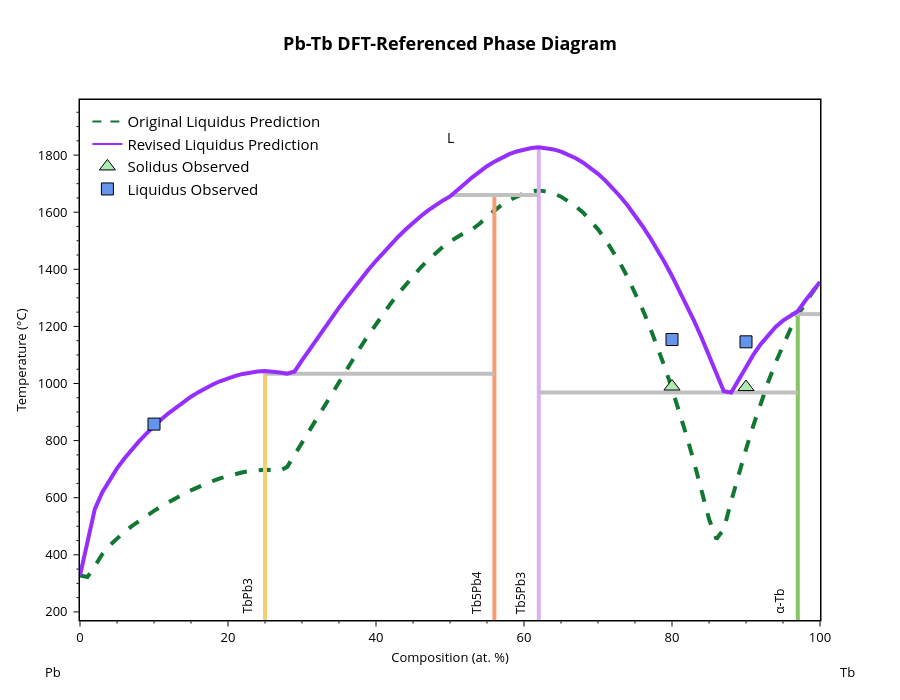
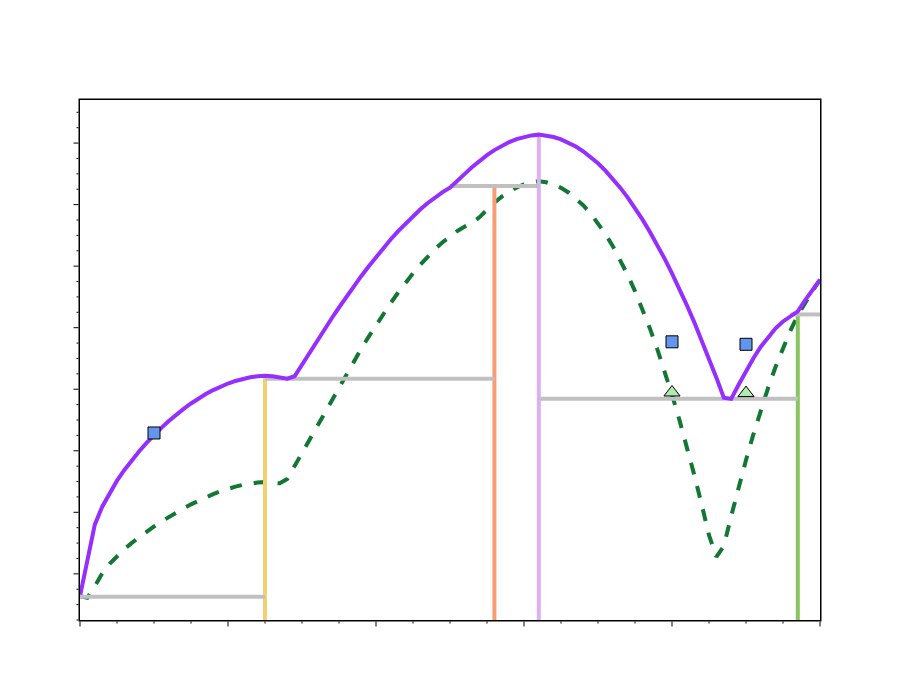

The notebook cell these images were saved under, in order:
### Markdown cell above
Now, let's compare the updated phase diagram to our inital guess from the machine-learned parameters

### Code cell
manual_adjusted_params = [-111366.5242774636, -32.790766848153876, 26270.88383874484, 0.0]
bl.update_params(manual_adjusted_params)
# bl.update_params(adj_params) # update the parameters and generate the DFT-referenced phase diagram
bl.digitized_liq = predicted_liquidus_line # set the original predicted line as the liquidus reference for plotting
fig = blp.get_plot('pred+liq') # generate the plot as a figure object so it can be modified
add_experimental_traces(fig) # add the experimental data to the plot

# Manually edit trace colors and names and update layout. This may need to be altered if the trace order changes
fig.data[0].line.color = '#117733' # reference liquidus - plotted line 
fig.data[9].line.color = '#962EFF' # adjusted liquidus - plotted line
fig.data[10].line.color = '#117733' # reference liquidus - legend
fig.data[10].name = 'Original Liquidus Prediction'
fig.data[11].line.color = '#962EFF' # adjusted liquidus - legend
fig.data[11].name = 'Revised Liquidus Prediction'
fig.update_layout(width=900, height=700)
fig.show()

# Create another version without labels for manual labeling in powerpoint
fig_dict = fig.to_dict()
fig_dict['layout'].pop('title', None)
fig_dict['layout']['xaxis'].pop('title', None)
fig_dict['layout']['yaxis'].pop('title', None)
fig_dict['layout'].pop('annotations', None)
fig_no_labels = go.Figure(fig_dict)
fig_no_labels.layout.showlegend = False
fig_no_labels.layout.xaxis.showticklabels = False
fig_no_labels.layout.yaxis.showticklabels = False
fig_no_labels.update_layout(yaxis_range=[250, 1940])
fig_no_labels.add_trace(go.Scatter(
    x=[bl.phases[0]['comp']*100, bl.phases[1]['comp']*100],
    y=[bl.component_data[bl.components[0]][1]-275, bl.component_data[bl.components[0]][1]-275],
    mode='lines',
    line=dict(color='silver', width=4),
    showlegend=False))
fig_no_labels.show()

# Save the figure without labels
figures_dir = cfg.project_root / "figures"
if os.path.isdir(figures_dir):
    fig_no_labels.write_image(figures_dir / "Pb-Tb_phase_diagram_cleaned.svg")
    print(f"Figure saved to {figures_dir}")

### Figure 1 — Plotly figure (JSON) as saved in the notebook; plotly's stock layout.template omitted (floating-point values rounded to 4 significant figures)
{"data": [{"line": {"color": "#117733", "dash": "dash", "width": 4}, "mode": "lines", "showlegend": false, "type": "scatter", "x": [0, 1, 2, 3, 4, 5, 6, 7.0, 8, 9, 10, 11, 12, 13, 14.0, 15, 16, 17, 18, 19, 20, 21, 22, 23, 24, 25, 26, 27, 28.0, 29.0, 30, 31, 32, 33, 34, 35, 36, 37, 38, 39, 40, 41, 42, 43, 44, 45, 46, 47, 48, 49, 50, 51, 52, 53, 54, 55.0, 56.0, 57.0, 58.0, 59, 60, 61, 62, 63, 64, 65, 66, 67, 68, 69, 70, 71, 72, 73, 74, 75, 76, 77, 78, 79, 80, 81, 82, 83, 84, 85, 86, 87, 88, 89, 90, 91, 92, 93, 94, 95, 96, 97, 98, 99, 100], "y": [327.6, 322.2, 359.8, 401.7, 432.6, 458.1, 480.5, 500.7, 519.5, 537.2, 553.9, 569.8, 584.9, 599.3, 613.0, 625.9, 637.9, 649.0, 659.2, 668.4, 676.5, 683.5, 689.2, 693.6, 696.6, 698.1, 696.5, 694.3, 708.0, 750.8, 793.9, 837.1, 880.2, 923.3, 966.0, 1008.0, 1050.0, 1091.0, 1131.0, 1170.0, 1208.0, 1245.0, 1281.0, 1314.0, 1346.0, 1377.0, 1405.0, 1432.0, 1456.0, 1478.0, 1497.0, 1514.0, 1529.0, 1541.0, 1560.0, 1585.0, 1607.0, 1626.0, 1642.0, 1656.0, 1666.0, 1673.0, 1676.0, 1673.0, 1665.0, 1654.0, 1640.0, 1621.0, 1598.0, 1571.0, 1540.0, 1505.0, 1465.0, 1421.0, 1372.0, 1319.0, 1261.0, 1198.0, 1131.0, 1059.0, 982.2, 900.4, 813.9, 722.5, 626.3, 525.5, 455.4, 490.0, 587.8, 681.1, 769.8, 853.5, 932.1, 1005.0, 1073.0, 1135.0, 1191.0, 1240.0, 1283.0, 1320.0, 1356.0]}, {"hovertemplate": "label=TbPb3<br>x=%{x}<br>t=%{y}<extra></extra>", "legendgroup": "TbPb3", "line": {"color": "rgb(246, 207, 113)", "dash": "solid", "width": 4}, "marker": {"symbol": "circle"}, "mode": "lines", "name": "TbPb3", "orientation": "v", "showlegend": false, "type": "scatter", "x": [25, 25, 25, 25, 25, 25, 25, 25, 25, 25, 25, 25, 25, 25, 25, 25, 25, 25, 25, 25, 25, 25, 25, 25, 25, 25, 25, 25, 25, 25, 25], "xaxis": "x", "y": [327.5, 1034.0, 1019.0, 1039.0, 1044.0, 447.6, 1009.0, 1034.0, 1027.0, 1044.0, 1042.0, 618.4, 559.9, 737.5, 664.0, 702.9, 1039.0, 1042.0, 798.3, 769.2, 969.7, 936.1, 953.7, 825.5, 997.3, 984.3, 874.5, 850.8, 917.1, 896.5, -273.1], "yaxis": "y"}, {"hovertemplate": "label=Tb5Pb4<br>x=%{x}<br>t=%{y}<extra></extra>", "legendgroup": "Tb5Pb4", "line": {"color": "rgb(248, 156, 116)", "dash": "solid", "width": 4}, "marker": {"symbol": "circle"}, "mode": "lines", "name": "Tb5Pb4", "orientation": "v", "showlegend": false, "type": "scatter", "x": [56.0, 56.0, 56.0, 56.0, 56.0, 56.0, 56.0, 56.0, 56.0, 56.0, 56.0, 56.0, 56.0, 56.0, 56.0, 56.0, 56.0, 56.0, 56.0, 56.0, 56.0, 56.0, 56.0, 56.0, 56.0], "xaxis": "x", "y": [1034.0, 1194.0, 1585.0, 1605.0, 1641.0, 1624.0, 1399.0, 1266.0, 1230.0, 1156.0, 1119.0, 1459.0, 1430.0, 1300.0, 1661.0, 1655.0, 1487.0, 1514.0, 1563.0, 1539.0, 1367.0, 1334.0, 1042.0, 1081.0, -273.1], "yaxis": "y"}, {"hovertemplate": "label=Tb5Pb3<br>x=%{x}<br>t=%{y}<extra></extra>", "legendgroup": "Tb5Pb3", "line": {"color": "rgb(220, 176, 242)", "dash": "solid", "width": 4}, "marker": {"symbol": "circle"}, "mode": "lines", "name": "Tb5Pb3", "orientation": "v", "showlegend": false, "type": "scatter", "x": [62, 62, 62, 62, 62, 62, 62, 62, 62, 62, 62, 62, 62, 62, 62, 62, 62, 62, 62, 62, 62, 62, 62, 62, 62, 62, 62, 62, 62, 62, 62, 62, 62, 62, 62, 62, 62, 62, 62, 62, 62], "xaxis": "x", "y": [1820.0, 1623.0, 1803.0, 1813.0, 1743.0, 1761.0, 1791.0, 1777.0, 1684.0, 1655.0, 1773.0, 1755.0, 1711.0, 1734.0, 1825.0, 1827.0, 1825.0, 1827.0, 1789.0, 1802.0, 1820.0, 1812.0, 1424.0, 1470.0, 968.7, 1274.0, 1038.0, 972.8, 1377.0, 1326.0, 1100.0, 1512.0, 1676.0, 1661.0, 1722.0, 1700.0, 1589.0, 1552.0, 1218.0, 1160.0, -273.1], "yaxis": "y"}, {"hovertemplate": "label=α-Tb<br>x=%{x}<br>t=%{y}<extra></extra>", "legendgroup": "α-Tb", "line": {"color": "rgb(135, 197, 95)", "dash": "solid", "width": 4}, "marker": {"symbol": "circle"}, "mode": "lines", "name": "α-Tb", "orientation": "v", "showlegend": false, "type": "scatter", "x": [97, 97, 97, 97, 97, 97, 97, 97, 97, 97, 97], "xaxis": "x", "y": [1243.0, 1198.0, 1220.0, 1236.0, 1138.0, 1171.0, 1101.0, 1060.0, 968.7, 1015.0, -273.1], "yaxis": "y"}, {"hovertemplate": "x=%{x}<br>y=%{y}<extra></extra>", "legendgroup": "", "line": {"color": "Silver", "dash": "solid", "width": 4}, "marker": {"symbol": "circle"}, "mode": "lines", "name": "", "orientation": "v", "showlegend": false, "type": "scatter", "x": [25, 28.0, 56.0], "xaxis": "x", "y": [1034.0, 1034.0, 1034.0], "yaxis": "y"}, {"hovertemplate": "x=%{x}<br>y=%{y}<extra></extra>", "legendgroup": "", "line": {"color": "Silver", "dash": "solid", "width": 4}, "marker": {"symbol": "circle"}, "mode": "lines", "name": "", "orientation": "v", "showlegend": false, "type": "scatter", "x": [62, 88, 97], "xaxis": "x", "y": [968.7, 968.7, 968.7], "yaxis": "y"}, {"hovertemplate": "x=%{x}<br>y=%{y}<extra></extra>", "legendgroup": "", "line": {"color": "Silver", "dash": "solid", "width": 4}, "marker": {"symbol": "circle"}, "mode": "lines", "name": "", "orientation": "v", "showlegend": false, "type": "scatter", "x": [96, 97, 100], "xaxis": "x", "y": [1243.0, 1243.0, 1243.0], "yaxis": "y"}, {"hovertemplate": "x=%{x}<br>y=%{y}<extra></extra>", "legendgroup": "", "line": {"color": "Silver", "dash": "solid", "width": 4}, "marker": {"symbol": "circle"}, "mode": "lines", "name": "", "orientation": "v", "showlegend": false, "type": "scatter", "x": [50, 56.0, 62], "xaxis": "x", "y": [1661.0, 1661.0, 1661.0], "yaxis": "y"}, {"hovertemplate": "label=L<br>x=%{x}<br>t=%{y}<extra></extra>", "legendgroup": "L", "line": {"color": "#962EFF", "dash": "solid", "width": 4}, "marker": {"symbol": "circle"}, "mode": "lines", "name": "L", "orientation": "v", "showlegend": false, "type": "scatter", "x": [0, 1, 2, 3, 4, 5, 6, 7.0, 8, 9, 10, 11, 12, 13, 14.0, 15, 16, 17, 18, 19, 20, 21, 22, 23, 24, 25, 26, 27, 28.0, 29.0, 30, 31, 32, 33, 34, 35, 36, 37, 38, 39, 40, 41, 42, 43, 44, 45, 46, 47, 48, 49, 50, 51, 52, 53, 54, 55.0, 56.0, 57.0, 58.0, 59, 60, 61, 62, 63, 64, 65, 66, 67, 68, 69, 70, 71, 72, 73, 74, 75, 76, 77, 78, 79, 80, 81, 82, 83, 84, 85, 86, 87, 88, 89, 90, 91, 92, 93, 94, 95, 96, 97, 98, 99, 100], "xaxis": "x", "y": [327.5, 447.6, 559.9, 618.4, 664.0, 702.9, 737.5, 769.2, 798.3, 825.5, 850.8, 874.5, 896.5, 917.1, 936.1, 953.7, 969.7, 984.3, 997.3, 1009.0, 1019.0, 1027.0, 1034.0, 1039.0, 1042.0, 1044.0, 1042.0, 1039.0, 1034.0, 1042.0, 1081.0, 1119.0, 1156.0, 1194.0, 1230.0, 1266.0, 1300.0, 1334.0, 1367.0, 1399.0, 1430.0, 1459.0, 1487.0, 1514.0, 1539.0, 1563.0, 1585.0, 1605.0, 1624.0, 1641.0, 1655.0, 1676.0, 1700.0, 1722.0, 1743.0, 1761.0, 1777.0, 1791.0, 1803.0, 1813.0, 1820.0, 1825.0, 1827.0, 1825.0, 1820.0, 1812.0, 1802.0, 1789.0, 1773.0, 1755.0, 1734.0, 1711.0, 1684.0, 1655.0, 1623.0, 1589.0, 1552.0, 1512.0, 1470.0, 1424.0, 1377.0, 1326.0, 1274.0, 1218.0, 1160.0, 1100.0, 1038.0, 972.8, 968.7, 1015.0, 1060.0, 1101.0, 1138.0, 1171.0, 1198.0, 1220.0, 1236.0, 1253.0, 1290.0, 1322.0, 1356.0], "yaxis": "y"}, {"line": {"color": "#117733", "dash": "dash"}, "mode": "lines", "name": "Original Liquidus Prediction", "showlegend": true, "type": "scatter", "x": [null], "y": [null]}, {"line": {"color": "#962EFF"}, "marker": {"color": "#117733"}, "mode": "lines", "name": "Revised Liquidus Prediction", "showlegend": true, "type": "scatter", "x": [null], "y": [null]}, {"marker": {"color": "#ADEBB3", "line": {"color": "black", "width": 1}, "size": 14, "symbol": "triangle-up"}, "mode": "markers", "name": "Solidus Observed", "type": "scatter", "x": [80, 90], "y": [989.4, 987.5]}, {"marker": {"color": "cornflowerblue", "line": {"color": "black", "width": 1}, "size": 12, "symbol": "square"}, "mode": "markers", "name": "Liquidus Observed", "type": "scatter", "x": [10, 80, 90], "y": [857.8, 1154.0, 1146]}], "layout": {"annotations": [{"borderpad": 5, "font": {"color": "black", "size": 12}, "showarrow": false, "text": "TbPb3", "textangle": -90, "x": 22.5, "y": 171.6, "yanchor": "bottom"}, {"borderpad": 5, "font": {"color": "black", "size": 12}, "showarrow": false, "text": "Tb5Pb4", "textangle": -90, "x": 53.5, "y": 171.6, "yanchor": "bottom"}, {"borderpad": 5, "font": {"color": "black", "size": 12}, "showarrow": false, "text": "Tb5Pb3", "textangle": -90, "x": 59.5, "y": 171.6, "yanchor": "bottom"}, {"borderpad": 5, "font": {"color": "black", "size": 12}, "showarrow": false, "text": "α-Tb", "textangle": -90, "x": 94.5, "y": 171.6, "yanchor": "bottom"}, {"font": {"color": "black", "size": 14}, "showarrow": false, "text": "L", "x": 50, "y": 1861.0}, {"font": {"color": "black", "size": 13}, "showarrow": false, "text": "Pb", "x": -0.05, "xanchor": "left", "xref": "paper", "y": -0.1, "yanchor": "middle", "yref": "paper"}, {"font": {"color": "black", "size": 13}, "showarrow": false, "text": "Tb", "x": 1.05, "xanchor": "right", "xref": "paper", "y": -0.1, "yanchor": "middle", "yref": "paper"}], "font": {"color": "black", "size": 13}, "height": 700, "legend": {"font": {"size": 15}, "x": 0.01, "xanchor": "left", "y": 0.99, "yanchor": "top"}, "plot_bgcolor": "white", "showlegend": true, "title": {"font": {"color": "black", "size": 18}, "text": "<b>Pb-Tb DFT-Referenced Phase Diagram</b>", "x": 0.5, "xanchor": "center"}, "width": 900, "xaxis": {"linecolor": "black", "linewidth": 1.5, "minor": {"nticks": 5, "tickcolor": "black", "ticklen": 2, "ticks": "outside", "tickwidth": 1}, "mirror": true, "range": [0, 100], "showline": true, "tickcolor": "black", "tickformat": ".0f", "ticklen": 5, "ticks": "outside", "tickwidth": 1, "title": {"font": {"size": 13}, "standoff": 8, "text": "Composition (at. %)"}}, "yaxis": {"linecolor": "black", "linewidth": 1.5, "minor": {"nticks": 5, "tickcolor": "black", "ticklen": 2, "ticks": "outside", "tickwidth": 1}, "mirror": true, "range": [171.6, 1993.0], "showline": true, "tickcolor": "black", "ticklen": 5, "ticks": "outside", "ticksuffix": " ", "tickwidth": 1, "title": {"font": {"size": 13}, "standoff": 8, "text": "Temperature (°C)"}}}}

### Figure 2 — Plotly figure (JSON) as saved in the notebook; plotly's stock layout.template omitted (floating-point values rounded to 4 significant figures)
{"data": [{"line": {"color": "#117733", "dash": "dash", "width": 4}, "mode": "lines", "showlegend": false, "type": "scatter", "x": [0, 1, 2, 3, 4, 5, 6, 7.0, 8, 9, 10, 11, 12, 13, 14.0, 15, 16, 17, 18, 19, 20, 21, 22, 23, 24, 25, 26, 27, 28.0, 29.0, 30, 31, 32, 33, 34, 35, 36, 37, 38, 39, 40, 41, 42, 43, 44, 45, 46, 47, 48, 49, 50, 51, 52, 53, 54, 55.0, 56.0, 57.0, 58.0, 59, 60, 61, 62, 63, 64, 65, 66, 67, 68, 69, 70, 71, 72, 73, 74, 75, 76, 77, 78, 79, 80, 81, 82, 83, 84, 85, 86, 87, 88, 89, 90, 91, 92, 93, 94, 95, 96, 97, 98, 99, 100], "y": [327.6, 322.2, 359.8, 401.7, 432.6, 458.1, 480.5, 500.7, 519.5, 537.2, 553.9, 569.8, 584.9, 599.3, 613.0, 625.9, 637.9, 649.0, 659.2, 668.4, 676.5, 683.5, 689.2, 693.6, 696.6, 698.1, 696.5, 694.3, 708.0, 750.8, 793.9, 837.1, 880.2, 923.3, 966.0, 1008.0, 1050.0, 1091.0, 1131.0, 1170.0, 1208.0, 1245.0, 1281.0, 1314.0, 1346.0, 1377.0, 1405.0, 1432.0, 1456.0, 1478.0, 1497.0, 1514.0, 1529.0, 1541.0, 1560.0, 1585.0, 1607.0, 1626.0, 1642.0, 1656.0, 1666.0, 1673.0, 1676.0, 1673.0, 1665.0, 1654.0, 1640.0, 1621.0, 1598.0, 1571.0, 1540.0, 1505.0, 1465.0, 1421.0, 1372.0, 1319.0, 1261.0, 1198.0, 1131.0, 1059.0, 982.2, 900.4, 813.9, 722.5, 626.3, 525.5, 455.4, 490.0, 587.8, 681.1, 769.8, 853.5, 932.1, 1005.0, 1073.0, 1135.0, 1191.0, 1240.0, 1283.0, 1320.0, 1356.0]}, {"hovertemplate": "label=TbPb3<br>x=%{x}<br>t=%{y}<extra></extra>", "legendgroup": "TbPb3", "line": {"color": "rgb(246, 207, 113)", "dash": "solid", "width": 4}, "marker": {"symbol": "circle"}, "mode": "lines", "name": "TbPb3", "orientation": "v", "showlegend": false, "type": "scatter", "x": [25, 25, 25, 25, 25, 25, 25, 25, 25, 25, 25, 25, 25, 25, 25, 25, 25, 25, 25, 25, 25, 25, 25, 25, 25, 25, 25, 25, 25, 25, 25], "xaxis": "x", "y": [327.5, 1034.0, 1019.0, 1039.0, 1044.0, 447.6, 1009.0, 1034.0, 1027.0, 1044.0, 1042.0, 618.4, 559.9, 737.5, 664.0, 702.9, 1039.0, 1042.0, 798.3, 769.2, 969.7, 936.1, 953.7, 825.5, 997.3, 984.3, 874.5, 850.8, 917.1, 896.5, -273.1], "yaxis": "y"}, {"hovertemplate": "label=Tb5Pb4<br>x=%{x}<br>t=%{y}<extra></extra>", "legendgroup": "Tb5Pb4", "line": {"color": "rgb(248, 156, 116)", "dash": "solid", "width": 4}, "marker": {"symbol": "circle"}, "mode": "lines", "name": "Tb5Pb4", "orientation": "v", "showlegend": false, "type": "scatter", "x": [56.0, 56.0, 56.0, 56.0, 56.0, 56.0, 56.0, 56.0, 56.0, 56.0, 56.0, 56.0, 56.0, 56.0, 56.0, 56.0, 56.0, 56.0, 56.0, 56.0, 56.0, 56.0, 56.0, 56.0, 56.0], "xaxis": "x", "y": [1034.0, 1194.0, 1585.0, 1605.0, 1641.0, 1624.0, 1399.0, 1266.0, 1230.0, 1156.0, 1119.0, 1459.0, 1430.0, 1300.0, 1661.0, 1655.0, 1487.0, 1514.0, 1563.0, 1539.0, 1367.0, 1334.0, 1042.0, 1081.0, -273.1], "yaxis": "y"}, {"hovertemplate": "label=Tb5Pb3<br>x=%{x}<br>t=%{y}<extra></extra>", "legendgroup": "Tb5Pb3", "line": {"color": "rgb(220, 176, 242)", "dash": "solid", "width": 4}, "marker": {"symbol": "circle"}, "mode": "lines", "name": "Tb5Pb3", "orientation": "v", "showlegend": false, "type": "scatter", "x": [62, 62, 62, 62, 62, 62, 62, 62, 62, 62, 62, 62, 62, 62, 62, 62, 62, 62, 62, 62, 62, 62, 62, 62, 62, 62, 62, 62, 62, 62, 62, 62, 62, 62, 62, 62, 62, 62, 62, 62, 62], "xaxis": "x", "y": [1820.0, 1623.0, 1803.0, 1813.0, 1743.0, 1761.0, 1791.0, 1777.0, 1684.0, 1655.0, 1773.0, 1755.0, 1711.0, 1734.0, 1825.0, 1827.0, 1825.0, 1827.0, 1789.0, 1802.0, 1820.0, 1812.0, 1424.0, 1470.0, 968.7, 1274.0, 1038.0, 972.8, 1377.0, 1326.0, 1100.0, 1512.0, 1676.0, 1661.0, 1722.0, 1700.0, 1589.0, 1552.0, 1218.0, 1160.0, -273.1], "yaxis": "y"}, {"hovertemplate": "label=α-Tb<br>x=%{x}<br>t=%{y}<extra></extra>", "legendgroup": "α-Tb", "line": {"color": "rgb(135, 197, 95)", "dash": "solid", "width": 4}, "marker": {"symbol": "circle"}, "mode": "lines", "name": "α-Tb", "orientation": "v", "showlegend": false, "type": "scatter", "x": [97, 97, 97, 97, 97, 97, 97, 97, 97, 97, 97], "xaxis": "x", "y": [1243.0, 1198.0, 1220.0, 1236.0, 1138.0, 1171.0, 1101.0, 1060.0, 968.7, 1015.0, -273.1], "yaxis": "y"}, {"hovertemplate": "x=%{x}<br>y=%{y}<extra></extra>", "legendgroup": "", "line": {"color": "Silver", "dash": "solid", "width": 4}, "marker": {"symbol": "circle"}, "mode": "lines", "name": "", "orientation": "v", "showlegend": false, "type": "scatter", "x": [25, 28.0, 56.0], "xaxis": "x", "y": [1034.0, 1034.0, 1034.0], "yaxis": "y"}, {"hovertemplate": "x=%{x}<br>y=%{y}<extra></extra>", "legendgroup": "", "line": {"color": "Silver", "dash": "solid", "width": 4}, "marker": {"symbol": "circle"}, "mode": "lines", "name": "", "orientation": "v", "showlegend": false, "type": "scatter", "x": [62, 88, 97], "xaxis": "x", "y": [968.7, 968.7, 968.7], "yaxis": "y"}, {"hovertemplate": "x=%{x}<br>y=%{y}<extra></extra>", "legendgroup": "", "line": {"color": "Silver", "dash": "solid", "width": 4}, "marker": {"symbol": "circle"}, "mode": "lines", "name": "", "orientation": "v", "showlegend": false, "type": "scatter", "x": [96, 97, 100], "xaxis": "x", "y": [1243.0, 1243.0, 1243.0], "yaxis": "y"}, {"hovertemplate": "x=%{x}<br>y=%{y}<extra></extra>", "legendgroup": "", "line": {"color": "Silver", "dash": "solid", "width": 4}, "marker": {"symbol": "circle"}, "mode": "lines", "name": "", "orientation": "v", "showlegend": false, "type": "scatter", "x": [50, 56.0, 62], "xaxis": "x", "y": [1661.0, 1661.0, 1661.0], "yaxis": "y"}, {"hovertemplate": "label=L<br>x=%{x}<br>t=%{y}<extra></extra>", "legendgroup": "L", "line": {"color": "#962EFF", "dash": "solid", "width": 4}, "marker": {"symbol": "circle"}, "mode": "lines", "name": "L", "orientation": "v", "showlegend": false, "type": "scatter", "x": [0, 1, 2, 3, 4, 5, 6, 7.0, 8, 9, 10, 11, 12, 13, 14.0, 15, 16, 17, 18, 19, 20, 21, 22, 23, 24, 25, 26, 27, 28.0, 29.0, 30, 31, 32, 33, 34, 35, 36, 37, 38, 39, 40, 41, 42, 43, 44, 45, 46, 47, 48, 49, 50, 51, 52, 53, 54, 55.0, 56.0, 57.0, 58.0, 59, 60, 61, 62, 63, 64, 65, 66, 67, 68, 69, 70, 71, 72, 73, 74, 75, 76, 77, 78, 79, 80, 81, 82, 83, 84, 85, 86, 87, 88, 89, 90, 91, 92, 93, 94, 95, 96, 97, 98, 99, 100], "xaxis": "x", "y": [327.5, 447.6, 559.9, 618.4, 664.0, 702.9, 737.5, 769.2, 798.3, 825.5, 850.8, 874.5, 896.5, 917.1, 936.1, 953.7, 969.7, 984.3, 997.3, 1009.0, 1019.0, 1027.0, 1034.0, 1039.0, 1042.0, 1044.0, 1042.0, 1039.0, 1034.0, 1042.0, 1081.0, 1119.0, 1156.0, 1194.0, 1230.0, 1266.0, 1300.0, 1334.0, 1367.0, 1399.0, 1430.0, 1459.0, 1487.0, 1514.0, 1539.0, 1563.0, 1585.0, 1605.0, 1624.0, 1641.0, 1655.0, 1676.0, 1700.0, 1722.0, 1743.0, 1761.0, 1777.0, 1791.0, 1803.0, 1813.0, 1820.0, 1825.0, 1827.0, 1825.0, 1820.0, 1812.0, 1802.0, 1789.0, 1773.0, 1755.0, 1734.0, 1711.0, 1684.0, 1655.0, 1623.0, 1589.0, 1552.0, 1512.0, 1470.0, 1424.0, 1377.0, 1326.0, 1274.0, 1218.0, 1160.0, 1100.0, 1038.0, 972.8, 968.7, 1015.0, 1060.0, 1101.0, 1138.0, 1171.0, 1198.0, 1220.0, 1236.0, 1253.0, 1290.0, 1322.0, 1356.0], "yaxis": "y"}, {"line": {"color": "#117733", "dash": "dash"}, "mode": "lines", "name": "Original Liquidus Prediction", "showlegend": true, "type": "scatter", "x": [null], "y": [null]}, {"line": {"color": "#962EFF"}, "marker": {"color": "#117733"}, "mode": "lines", "name": "Revised Liquidus Prediction", "showlegend": true, "type": "scatter", "x": [null], "y": [null]}, {"marker": {"color": "#ADEBB3", "line": {"color": "black", "width": 1}, "size": 14, "symbol": "triangle-up"}, "mode": "markers", "name": "Solidus Observed", "type": "scatter", "x": [80, 90], "y": [989.4, 987.5]}, {"marker": {"color": "cornflowerblue", "line": {"color": "black", "width": 1}, "size": 12, "symbol": "square"}, "mode": "markers", "name": "Liquidus Observed", "type": "scatter", "x": [10, 80, 90], "y": [857.8, 1154.0, 1146]}, {"line": {"color": "silver", "width": 4}, "mode": "lines", "showlegend": false, "type": "scatter", "x": [0, 25], "y": [325.7, 325.7]}], "layout": {"font": {"color": "black", "size": 13}, "height": 700, "legend": {"font": {"size": 15}, "x": 0.01, "xanchor": "left", "y": 0.99, "yanchor": "top"}, "plot_bgcolor": "white", "showlegend": false, "width": 900, "xaxis": {"linecolor": "black", "linewidth": 1.5, "minor": {"nticks": 5, "tickcolor": "black", "ticklen": 2, "ticks": "outside", "tickwidth": 1}, "mirror": true, "range": [0, 100], "showline": true, "showticklabels": false, "tickcolor": "black", "tickformat": ".0f", "ticklen": 5, "ticks": "outside", "tickwidth": 1}, "yaxis": {"linecolor": "black", "linewidth": 1.5, "minor": {"nticks": 5, "tickcolor": "black", "ticklen": 2, "ticks": "outside", "tickwidth": 1}, "mirror": true, "range": [250, 1940], "showline": true, "showticklabels": false, "tickcolor": "black", "ticklen": 5, "ticks": "outside", "ticksuffix": " ", "tickwidth": 1}}}
